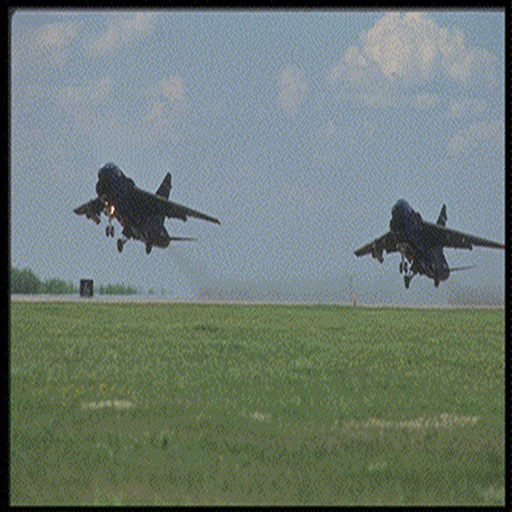
//> input picture Itti method强度颜色方向/Itti method/aircrafts.png, 512 x 512 px
$ ./main   (built with g++ and OpenCV 4)
//> lines starting //> are read from the running program, lines starting //| are printed output that depends on the picture
//> further down, img_1 is the input picture: 512 rows x 512 cols, CV_8UC3; mean B, G, R 115.2, 123.5, 109.3
#include <stdio.h>
#include <iostream>
#include "opencv2/core/core.hpp"
#include "opencv2/features2d/features2d.hpp"
#include <opencv2/highgui/highgui.hpp>
#include <opencv2/opencv.hpp>
#include <cassert>
#include <vector>
#define PI 3.1415926
using namespace cv;
using namespace std;


/*
typedef struct GaussPyr
{
	Mat lev[9];
}GaussPyr;

Size PyrSize[9];


void initPyr(GaussPyr *p)
{
	for (int i = 0; i < 9; i++)
		p->lev[i] = Mat(PyrSize[i], CV_64F, 1);
}
*/
/*
//c-s过程中用到的跨尺度相减
void overScaleSub(Mat s1, Mat s2, Mat dst)
{
resize(s2, dst,s1.size(),0,0,0);
absdiff(s1, dst, dst);
}

*/


//求图像的局部最大值
void getLocalMaxima(Mat scr, float thresh, float *lm_sum, int *lm_num, float *lm_avg)
{
	*lm_sum = 0.0;
	*lm_num = 0;
	*lm_avg = 0.0;
	int count = 0;

	for (int a = 1; a < (scr.rows - 1); a++)
	for (int b = 1; b< (scr.cols - 1); b++)
	{
		float val = scr.at<float>(a, b);
		if ((val >= thresh) && (val >= scr.at<float>(a - 1, b)) && (val >= scr.at<float>(a + 1, b)) && (val >= scr.at<float>(a, b - 1)) && (val >= scr.at<float>(a, b + 1)))
		{
			if (val == 10) count++;
			*lm_sum += val;
			(*lm_num)++;
		}
	}

	if (*lm_num > count)
	{
		*lm_sum = *lm_sum - 10 * count;
		*lm_num = *lm_num - count;
		if (*lm_num > 0)
			*lm_avg = *lm_sum / *lm_num;
		else
			*lm_avg = 0;
	}
	else
		*lm_avg = 0;
}


//N
void N_operation(Mat&scr)
{
	//double min, max;
	//minMaxLoc(scr, &min, &max);	//Testing
	//cout << min << "\t" << max << endl;
	scr.convertTo(scr, CV_32F);		//显示转换成浮点数类型
	normalize(scr, scr, 0.0f, 1.0f, NORM_MINMAX);
	scr=scr*10;
	int lm_num;
	float lm_sum;
	float lm_avg;
	getLocalMaxima(scr, 1, &lm_sum, &lm_num, &lm_avg);
	if (lm_num > 0)
	scr=scr*(10 - lm_avg)*(10 - lm_avg);

}


// [16 lines of commented-out code are left out]


void cvGabor(Mat&scr, Mat&dst, int width, double lamda, double theta)
{

	Mat gabor_kernel(width, width, CV_32FC1);
	double tmp1, tmp2, xtmp, ytmp, re;
	int i, j, x, y;
	for (i = 0; i < width; i++)
	for (j = 0; j < width; j++)
	{
		x = (i * 16 / (width - 1)) - 8;
		y = (j * 16 / (width - 1)) - 8;
		xtmp = (float)x*cos(theta) + (float)y*sin(theta);
		ytmp = (float)(-x)*sin(theta) + (float)y*cos(theta);

		tmp1 = (1 / (PI*pow(lamda, 2)))*exp(-((pow(xtmp, 2) + pow(ytmp, 2)) / pow(lamda, 2)));
		tmp2 = cos(2 * PI*xtmp / lamda);
		re = tmp1*tmp2;
		re=(gabor_kernel.at<float>(i, j));

	}

	filter2D(scr, dst, CV_32F, gabor_kernel, Point(-1, -1));
	dst=abs(dst);
	double max = 0;
	for (int i = 0; i<dst.rows; i++)
	for (int j = 0; j<dst.cols; j++)
	if (dst.at<float>(i,j) >= max)
		max = dst.at<float>(i,j);

	dst=dst*(1 / max);
}


void Itti(Mat&img1)
{
	Mat imageBlue, imageGreen, imageRed;
	vector<Mat> channels;
	split(img1, channels);
	imageBlue = channels.at(0);
	imageGreen = channels.at(1);
	imageRed = channels.at(2);

	//namedWindow("img", CV_WINDOW_AUTOSIZE);
	//imshow("img", imageRed);


	Mat Intensity(img1.rows, img1.cols, CV_32FC1);
	Mat I[9];
	Mat R(img1.rows, img1.cols, CV_32FC1);
	Mat G(img1.rows, img1.cols, CV_32FC1);
	Mat B(img1.rows, img1.cols, CV_32FC1);
	Mat Y(img1.rows, img1.cols, CV_32FC1);
	Mat C(img1.rows, img1.cols, CV_32FC1);
	Mat S(img1.rows, img1.cols, CV_32FC1);
	Intensity = (imageBlue + imageGreen + imageRed) / 3;
	R = imageRed - (imageGreen + imageBlue) / 2;
	G = imageGreen - (imageRed + imageBlue) / 2;
	B = imageBlue - (imageRed + imageGreen) / 2;
	Y = (imageRed + imageGreen) / 2 - abs(imageRed - imageGreen) / 2 - imageBlue;


	Mat tmp = Intensity;
	pyrDown(tmp, I[1], Size(tmp.cols / 2, tmp.rows / 2));
	Mat tmp1 = I[1];
	pyrDown(tmp1, I[2], Size(tmp1.cols / 2, tmp1.rows / 2));
	Mat tmp2 = I[2];
	pyrDown(tmp2, I[3], Size(tmp2.cols / 2, tmp2.rows / 2));
	Mat tmp3 = I[3];
	pyrDown(tmp3, I[4], Size(tmp3.cols / 2, tmp3.rows / 2));
	Mat tmp4 = I[4];
	pyrDown(tmp4, I[5], Size(tmp4.cols / 2, tmp4.rows / 2));
	Mat tmp5 = I[5];
	pyrDown(tmp5, I[6], Size(tmp5.cols / 2, tmp5.rows / 2));
	Mat tmp6 = I[6];
	pyrDown(tmp6, I[7], Size(tmp6.cols / 2, tmp6.rows / 2));
	Mat tmp7 = I[7];
//> tmp7 = [[108, 117, 120, 122], [113, 119, 125, 125], [103, 110, 118, 113], [87, 95, 99, 97]]
	pyrDown(tmp7, I[8], Size(tmp7.cols / 2, tmp7.rows / 2));


	Mat Iadd;
	Iadd = Mat::zeros(I[2].size(), CV_32FC1);
//> Iadd: 128 rows x 128 cols, CV_32FC1; every value is 0
	for (int c = 2; c < 5; c++)
	{
		for (int delta = 3; delta < 5; delta++)
		{
			int s=0;
			s = c + delta;
			Mat tem;
			tem = Mat::zeros(I[c].size(), CV_32FC1);
			resize(I[s], tem, I[c].size(), 0, 0, INTER_NEAREST);
			absdiff(I[c], tem, tem);
			N_operation(tem);
			resize(tem, tem, Iadd.size(), 0, 0, INTER_NEAREST);
			//cout << tem << Iadd;
			add(Iadd, tem, Iadd);
			//imshow("Iadd1", Iadd);

		}
	}
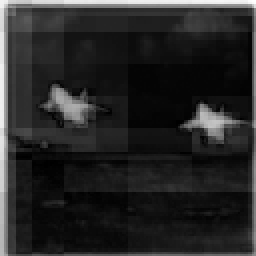
//> Iadd: 128 rows x 128 cols, CV_32FC1 (shown 2 times larger); min 75.17, max 3451.4, mean 598.1; drawn with min black and max white
	N_operation(Iadd);
//> after the loop in getLocalMaxima, `for (int a = 1; a < (scr.rows - 1); a++)`: count = 0
//> in N_operation, `getLocalMaxima(scr, 1, &lm_sum, &lm_num, &lm_avg);`: lm_sum = 2218.6; lm_num = 1276; lm_avg = 1.74
	resize(Iadd, Iadd, img1.size(), 0, 0, INTER_NEAREST);
//> Iadd: 512 rows x 512 cols, CV_32FC1
	normalize(Iadd, Iadd, 0.0f, 1.0f, NORM_MINMAX);
	imshow("I", Iadd);


	Mat Red[9],Green[9],Blue[9],Yellow[9];
	Mat tmpr = R;
	pyrDown(tmpr, Red[1], Size(tmpr.cols / 2, tmpr.rows / 2));
	Mat tmpr1 = Red[1];
	pyrDown(tmpr1, Red[2], Size(tmpr1.cols / 2, tmpr1.rows / 2));
	Mat tmpr2 = Red[2];
	pyrDown(tmpr2, Red[3], Size(tmpr2.cols / 2, tmpr2.rows / 2));
	Mat tmpr3 = Red[3];
	pyrDown(tmpr3, Red[4], Size(tmpr3.cols / 2, tmpr3.rows / 2));
	Mat tmpr4 = Red[4];
	pyrDown(tmpr4, Red[5], Size(tmpr4.cols / 2, tmpr4.rows / 2));
	Mat tmpr5 = Red[5];
	pyrDown(tmpr5, Red[6], Size(tmpr5.cols / 2, tmpr5.rows / 2));
	Mat tmpr6 = Red[6];
	pyrDown(tmpr6, Red[7], Size(tmpr6.cols / 2, tmpr6.rows / 2));
	Mat tmpr7 = Red[7];
//> tmpr7 = [[1, 0, 0, 1], [1, 1, 0, 0], [2, 2, 2, 2], [5, 5, 5, 6]]
	pyrDown(tmpr7, Red[8], Size(tmpr7.cols / 2, tmpr7.rows / 2));

	Mat tmpg = G;
	pyrDown(tmpg, Green[1], Size(tmpg.cols / 2, tmpg.rows / 2));
	Mat tmpg1 = Green[1];
	pyrDown(tmpg1, Green[2], Size(tmpg1.cols / 2, tmpg1.rows / 2));
	Mat tmpg2 = Green[2];
	pyrDown(tmpg2, Green[3], Size(tmpg2.cols / 2, tmpg2.rows / 2));
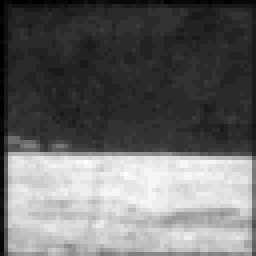
//> Green[3]: 64 rows x 64 cols, CV_8UC1 (shown 4 times larger); min 1, max 31, mean 13.5; drawn with min black and max white
	Mat tmpg3 = Green[3];
	pyrDown(tmpg3, Green[4], Size(tmpg3.cols / 2, tmpg3.rows / 2));
	Mat tmpg4 = Green[4];
	pyrDown(tmpg4, Green[5], Size(tmpg4.cols / 2, tmpg4.rows / 2));
	Mat tmpg5 = Green[5];
	pyrDown(tmpg5, Green[6], Size(tmpg5.cols / 2, tmpg5.rows / 2));
	Mat tmpg6 = Green[6];
	pyrDown(tmpg6, Green[7], Size(tmpg6.cols / 2, tmpg6.rows / 2));
	Mat tmpg7 = Green[7];
//> tmpg7 = [[5, 5, 6, 6], [6, 6, 6, 6], [12, 12, 12, 12], [22, 23, 24, 23]]
	pyrDown(tmpg7, Green[8], Size(tmpg7.cols / 2, tmpg7.rows / 2));


	Mat tmpb = B;
	pyrDown(tmpb, Blue[1], Size(tmpb.cols / 2, tmpb.rows / 2));
	Mat tmpb1 = Blue[1];
	pyrDown(tmpb1, Blue[2], Size(tmpb1.cols / 2, tmpb1.rows / 2));
	Mat tmpb2 = Blue[2];
	pyrDown(tmpb2, Blue[3], Size(tmpb2.cols / 2, tmpb2.rows / 2));
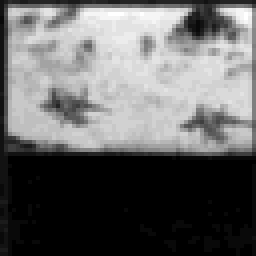
//> Blue[3]: 64 rows x 64 cols, CV_8UC1 (shown 4 times larger); min 0, max 28, mean 11.3; drawn with min black and max white
	Mat tmpb3 = Blue[3];
	pyrDown(tmpb3, Blue[4], Size(tmpb3.cols / 2, tmpb3.rows / 2));
	Mat tmpb4 = Blue[4];
	pyrDown(tmpb4, Blue[5], Size(tmpb4.cols / 2, tmpb4.rows / 2));
	Mat tmpb5 = Blue[5];
	pyrDown(tmpb5, Blue[6], Size(tmpb5.cols / 2, tmpb5.rows / 2));
	Mat tmpb6 = Blue[6];
	pyrDown(tmpb6, Blue[7], Size(tmpb6.cols / 2, tmpb6.rows / 2));
	Mat tmpb7 = Blue[7];
//> tmpb7 = [[17, 19, 21, 17], [17, 19, 21, 20], [12, 13, 15, 14], [2, 2, 3, 3]]
	pyrDown(tmpb7, Blue[8], Size(tmpb7.cols / 2, tmpb7.rows / 2));


	Mat tmpy = Y;
	pyrDown(tmpy, Yellow[1], Size(tmpy.cols / 2, tmpy.rows / 2));
	Mat tmpy1 = Yellow[1];
	pyrDown(tmpy1, Yellow[2], Size(tmpy1.cols / 2, tmpy1.rows / 2));
	Mat tmpy2 = Yellow[2];
	pyrDown(tmpy2, Yellow[3], Size(tmpy2.cols / 2, tmpy2.rows / 2));
	Mat tmpy3 = Yellow[3];
	pyrDown(tmpy3, Yellow[4], Size(tmpy3.cols / 2, tmpy3.rows / 2));
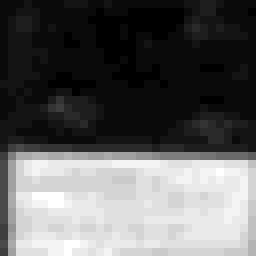
//> Yellow[4]: 32 rows x 32 cols, CV_8UC1 (shown 8 times larger); min 0, max 24, mean 9; drawn with min black and max white
	Mat tmpy4 = Yellow[4];
	pyrDown(tmpy4, Yellow[5], Size(tmpy4.cols / 2, tmpy4.rows / 2));
	Mat tmpy5 = Yellow[5];
	pyrDown(tmpy5, Yellow[6], Size(tmpy5.cols / 2, tmpy5.rows / 2));
	Mat tmpy6 = Yellow[6];
	pyrDown(tmpy6, Yellow[7], Size(tmpy6.cols / 2, tmpy6.rows / 2));
	Mat tmpy7 = Yellow[7];
//> tmpy7 = [[2, 1, 0, 1], [2, 1, 1, 1], [7, 7, 7, 7], [17, 18, 18, 19]]
	pyrDown(tmpy7, Yellow[8], Size(tmpy7.cols / 2, tmpy7.rows / 2));


	Mat RGadd;
	RGadd = Mat::zeros(Red[2].size(), CV_32FC1);
	for (int c = 2; c < 5; c++)
	{
		for (int delta = 3; delta < 5; delta++)
		{
			int s = 0;
			s = c + delta;
			Mat tem,tem1,tem2;
			tem = Mat::zeros(Red[c].size(), CV_32FC1);
			tem1 = Mat::zeros(Red[c].size(), CV_32FC1);
			tem2 = Mat::zeros(Red[c].size(), CV_32FC1);
			tem1 = Red[c] - Green[c];
			tem2 = Green[s] - Red[s];
			resize(tem2, tem2, tem1.size(), 0, 0, INTER_NEAREST);
			absdiff(tem1, tem2, tem);
			N_operation(tem);
			resize(tem, tem, RGadd.size(), 0, 0, INTER_NEAREST);
			//cout << tem << Iadd;
			add(RGadd, tem, RGadd);
			//imshow("RGadd", Iadd);

		}
	}
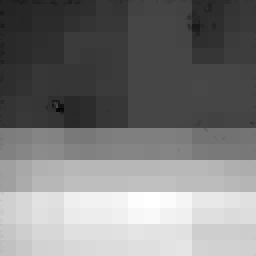
//> RGadd: 128 rows x 128 cols, CV_32FC1 (shown 2 times larger); min 68.84, max 1920.4, mean 966.9; drawn with min black and max white


	Mat BYadd;
	BYadd = Mat::zeros(Blue[2].size(), CV_32FC1);
	for (int c = 2; c < 5; c++)
	{
		for (int delta = 3; delta < 5; delta++)
		{
			int s = 0;
			s = c + delta;
			Mat tem, tem1, tem2;
			tem = Mat::zeros(Blue[c].size(), CV_32FC1);
			tem1 = Mat::zeros(Blue[c].size(), CV_32FC1);
			tem2 = Mat::zeros(Blue[c].size(), CV_32FC1);
			tem1 = Blue[c] - Yellow[c];
			tem2 = Yellow[s] - Blue[s];
			resize(tem2, tem2, tem1.size(), 0, 0, INTER_NEAREST);
			absdiff(tem1, tem2, tem);
			N_operation(tem);
			resize(tem, tem, BYadd.size(), 0, 0, INTER_NEAREST);
			//cout << tem << Iadd;
			add(BYadd, tem, BYadd);
			//imshow("BYadd", Iadd);

		}
	}
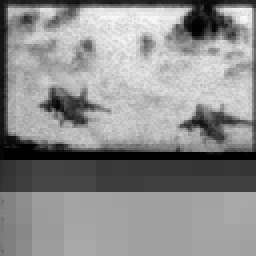
//> BYadd: 128 rows x 128 cols, CV_32FC1 (shown 2 times larger); min 0, max 651.6, mean 360.5; drawn with min black and max white


	C = RGadd + BYadd;
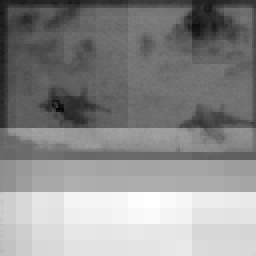
//> C: 128 rows x 128 cols, CV_32FC1 (shown 2 times larger); min 111.8, max 2327.9, mean 1327.4; drawn with min black and max white
	resize(C,C, img1.size(), 0, 0, INTER_NEAREST);
//> C: 512 rows x 512 cols, CV_32FC1
	normalize(C, C, 0.0f, 1.0f, NORM_MINMAX);
	imshow("C", C);


	Mat O,orient0, orient45, orient90, orient135;
	O = Mat::zeros(Intensity.size(), CV_32FC1);
	orient0 = Mat::zeros(Intensity.size(), CV_32FC1);
	orient45 = Mat::zeros(Intensity.size(), CV_32FC1);
	orient90 = Mat::zeros(Intensity.size(), CV_32FC1);
	orient135 = Mat::zeros(Intensity.size(), CV_32FC1);


	cvGabor(Intensity, orient0, 11, 5, 0);
//> in cvGabor, `filter2D(scr, dst, CV_32F, gabor_kernel, Point(-1, -1));`: dst: 512 rows x 512 cols, CV_32FC1; every value is 0
//> in cvGabor, `dst=abs(dst);`: dst: 512 rows x 512 cols, CV_32FC1; every value is 0
//> after the loop in cvGabor, `for (int i = 0; i<dst.rows; i++)`: max = 0
//> in cvGabor, `dst=dst*(1 / max);`: dst: 512 rows x 512 cols, CV_32FC1; every value is NaN or infinite
	cvGabor(Intensity, orient45, 11, 5, PI / 4);
	cvGabor(Intensity, orient90, 11, 5, PI / 2);
	cvGabor(Intensity, orient135, 11, 5, 3 * PI / 4);


	Mat O_0[9];
	Mat tmp0_0 = orient0;
	pyrDown(tmp0_0, O_0[1], Size(tmp0_0.cols / 2, tmp0_0.rows / 2));
//> O_0[1]: 256 rows x 256 cols, CV_32FC1; every value is NaN or infinite
	Mat tmp0_1 = O_0[1];
	pyrDown(tmp0_1, O_0[2], Size(tmp0_1.cols / 2, tmp0_1.rows / 2));
//> O_0[2]: 128 rows x 128 cols, CV_32FC1; every value is NaN or infinite
	Mat tmp0_2 = O_0[2];
	pyrDown(tmp0_2, O_0[3], Size(tmp0_2.cols / 2, tmp0_2.rows / 2));
//> O_0[3]: 64 rows x 64 cols, CV_32FC1; every value is NaN or infinite
	Mat tmp0_3 = O_0[3];
	pyrDown(tmp0_3, O_0[4], Size(tmp0_3.cols / 2, tmp0_3.rows / 2));
//> O_0[4]: 32 rows x 32 cols, CV_32FC1; every value is NaN or infinite
	Mat tmp0_4 = O_0[4];
	pyrDown(tmp0_4, O_0[5], Size(tmp0_4.cols / 2, tmp0_4.rows / 2));
	Mat tmp0_5 = O_0[5];
	pyrDown(tmp0_5, O_0[6], Size(tmp0_5.cols / 2, tmp0_5.rows / 2));
	Mat tmp0_6 = O_0[6];
	pyrDown(tmp0_6, O_0[7], Size(tmp0_6.cols / 2, tmp0_6.rows / 2));
	Mat tmp0_7 = O_0[7];
//> tmp0_7 = [[nan, nan, nan, nan], [nan, nan, nan, nan], [nan, nan, nan, nan], [nan, nan, nan, nan]]
	pyrDown(tmp0_7, O_0[8], Size(tmp0_7.cols / 2, tmp0_7.rows / 2));


	Mat O_45[9];
	Mat tmp45_0 = orient0;
	pyrDown(tmp45_0, O_45[1], Size(tmp45_0.cols / 2,tmp45_0.rows / 2));
	Mat tmp45_1 = O_45[1];
	pyrDown(tmp45_1, O_45[2], Size(tmp45_1.cols / 2,tmp45_1.rows / 2));
	Mat tmp45_2 = O_45[2];
	pyrDown(tmp45_2, O_45[3], Size(tmp45_2.cols / 2,tmp45_2.rows / 2));
	Mat tmp45_3 = O_45[3];
	pyrDown(tmp45_3, O_45[4], Size(tmp45_3.cols / 2,tmp45_3.rows / 2));
	Mat tmp45_4 = O_45[4];
	pyrDown(tmp45_4, O_45[5], Size(tmp45_4.cols / 2,tmp45_4.rows / 2));
	Mat tmp45_5 = O_45[5];
	pyrDown(tmp45_5, O_45[6], Size(tmp45_5.cols / 2,tmp45_5.rows / 2));
	Mat tmp45_6 = O_45[6];
	pyrDown(tmp45_6, O_45[7], Size(tmp45_6.cols / 2,tmp45_6.rows / 2));
	Mat tmp45_7 = O_45[7];
//> tmp45_7 has the same summary as tmp0_7
	pyrDown(tmp45_7, O_45[8], Size(tmp45_7.cols / 2,tmp45_7.rows / 2));


	Mat O_90[9];
	Mat tmp90_0 = orient0;
	pyrDown(tmp90_0, O_90[1], Size(tmp90_0.cols / 2, tmp90_0.rows / 2));
	Mat tmp90_1 = O_90[1];
	pyrDown(tmp90_1, O_90[2], Size(tmp90_1.cols / 2, tmp90_1.rows / 2));
	Mat tmp90_2 = O_90[2];
	pyrDown(tmp90_2, O_90[3], Size(tmp90_2.cols / 2, tmp90_2.rows / 2));
	Mat tmp90_3 = O_90[3];
	pyrDown(tmp90_3, O_90[4], Size(tmp90_3.cols / 2, tmp90_3.rows / 2));
	Mat tmp90_4 = O_90[4];
	pyrDown(tmp90_4, O_90[5], Size(tmp90_4.cols / 2, tmp90_4.rows / 2));
	Mat tmp90_5 = O_90[5];
	pyrDown(tmp90_5, O_90[6], Size(tmp90_5.cols / 2, tmp90_5.rows / 2));
	Mat tmp90_6 = O_90[6];
	pyrDown(tmp90_6, O_90[7], Size(tmp90_6.cols / 2, tmp90_6.rows / 2));
	Mat tmp90_7 = O_90[7];
//> tmp90_7 has the same summary as tmp0_7
	pyrDown(tmp90_7, O_90[8], Size(tmp90_7.cols / 2, tmp90_7.rows / 2));


	Mat O_135[9];
	Mat tmp135_0 = orient0;
	pyrDown(tmp135_0, O_135[1], Size(tmp135_0.cols / 2, tmp135_0.rows / 2));
	Mat tmp135_1 = O_135[1];
	pyrDown(tmp135_1, O_135[2], Size(tmp135_1.cols / 2, tmp135_1.rows / 2));
	Mat tmp135_2 = O_135[2];
	pyrDown(tmp135_2, O_135[3], Size(tmp135_2.cols / 2, tmp135_2.rows / 2));
	Mat tmp135_3 = O_135[3];
	pyrDown(tmp135_3, O_135[4], Size(tmp135_3.cols / 2, tmp135_3.rows / 2));
	Mat tmp135_4 = O_135[4];
	pyrDown(tmp135_4, O_135[5], Size(tmp135_4.cols / 2, tmp135_4.rows / 2));
	Mat tmp135_5 = O_135[5];
	pyrDown(tmp135_5, O_135[6], Size(tmp135_5.cols / 2, tmp135_5.rows / 2));
	Mat tmp135_6 = O_135[6];
	pyrDown(tmp135_6, O_135[7], Size(tmp135_6.cols / 2, tmp135_6.rows / 2));
	Mat tmp135_7 = O_135[7];
//> tmp135_7 has the same summary as tmp0_7
	pyrDown(tmp135_7, O_135[8], Size(tmp135_7.cols / 2, tmp135_7.rows / 2));

	Mat Pyr_0, Pyr_45, Pyr_90, Pyr_135;
	Pyr_0 = Mat::zeros(I[2].size(), CV_32FC1);
	Pyr_45 = Mat::zeros(I[2].size(), CV_32FC1);
	Pyr_90 = Mat::zeros(I[2].size(), CV_32FC1);
	Pyr_135 = Mat::zeros(I[2].size(), CV_32FC1);
	for (int c = 2; c < 5; c++)
	{
		for (int delta = 3; delta < 5; delta++)
		{
			int s = 0;
			s = c + delta;
			Mat tem;
			tem = Mat::zeros(O_0[c].size(), CV_32FC1);
			resize(O_0[s], tem, O_0[c].size(), 0, 0, INTER_NEAREST);
			absdiff(O_0[c], tem, tem);
			N_operation(tem);
			resize(tem, tem, Pyr_0.size(), 0, 0, INTER_NEAREST);
			add(Pyr_0, tem, Pyr_0);

		}
	}


	N_operation(Pyr_0);
	resize(Pyr_0, Pyr_0, img1.size(), 0, 0, INTER_NEAREST);
	normalize(Pyr_0, Pyr_0, 0.0f, 1.0f, NORM_MINMAX);
	//imshow("Pyr_0", Pyr_0);


	for (int c = 2; c < 5; c++)
	{
		for (int delta = 3; delta < 5; delta++)
		{
			int s = 0;
			s = c + delta;
			Mat tem;
			tem = Mat::zeros(O_45[c].size(), CV_32FC1);
			resize(O_45[s], tem, O_45[c].size(), 0, 0, INTER_NEAREST);
			absdiff(O_45[c], tem, tem);
			N_operation(tem);
			resize(tem, tem, Pyr_45.size(), 0, 0, INTER_NEAREST);
			add(Pyr_45, tem, Pyr_45);

		}
	}


	N_operation(Pyr_45);
	resize(Pyr_45, Pyr_45, img1.size(), 0, 0, INTER_NEAREST);
	normalize(Pyr_45, Pyr_45, 0.0f, 1.0f, NORM_MINMAX);
	//imshow("Pyr_45", Pyr_45);


	for (int c = 2; c < 5; c++)
	{
		for (int delta = 3; delta < 5; delta++)
		{
			int s = 0;
			s = c + delta;
			Mat tem;
			tem = Mat::zeros(O_90[c].size(), CV_32FC1);
			resize(O_90[s], tem, O_90[c].size(), 0, 0, INTER_NEAREST);
			absdiff(O_90[c], tem, tem);
			N_operation(tem);
			resize(tem, tem, Pyr_90.size(), 0, 0, INTER_NEAREST);
			add(Pyr_90, tem, Pyr_90);

		}
	}


	N_operation(Pyr_90);
	resize(Pyr_90, Pyr_90, img1.size(), 0, 0, INTER_NEAREST);
	normalize(Pyr_90, Pyr_90, 0.0f, 1.0f, NORM_MINMAX);
	//imshow("Pyr_90", Pyr_90);


	for (int c = 2; c < 5; c++)
	{
		for (int delta = 3; delta < 5; delta++)
		{
			int s = 0;
			s = c + delta;
			Mat tem;
			tem = Mat::zeros(O_135[c].size(), CV_32FC1);
			resize(O_135[s], tem, O_135[c].size(), 0, 0, INTER_NEAREST);
			absdiff(O_135[c], tem, tem);
			N_operation(tem);
			resize(tem, tem, Pyr_135.size(), 0, 0, INTER_NEAREST);
			add(Pyr_135, tem, Pyr_135);
		}
	}

	N_operation(Pyr_135);
	resize(Pyr_135, Pyr_135, img1.size(), 0, 0, INTER_NEAREST);
	normalize(Pyr_135, Pyr_135, 0.0f, 1.0f, NORM_MINMAX);
	//imshow("Pyr_135", Pyr_135);

	O = Pyr_0 + Pyr_45 + Pyr_90 + Pyr_135;
	normalize(O, O, 0.0f, 1.0f, NORM_MINMAX);
	imshow("O", O);
	S = Iadd + C+O;
	normalize(S, S, 0.0f, 1.0f, NORM_MINMAX);
	imshow("S", S);
}


int main()
{
	Mat img_1 = imread("aircrafts.png");
	namedWindow("img1", CV_WINDOW_AUTOSIZE);
	imshow("img1", img_1);
	Mat dst;
	Itti(img_1);
	waitKey(0);
	return 0;
}
